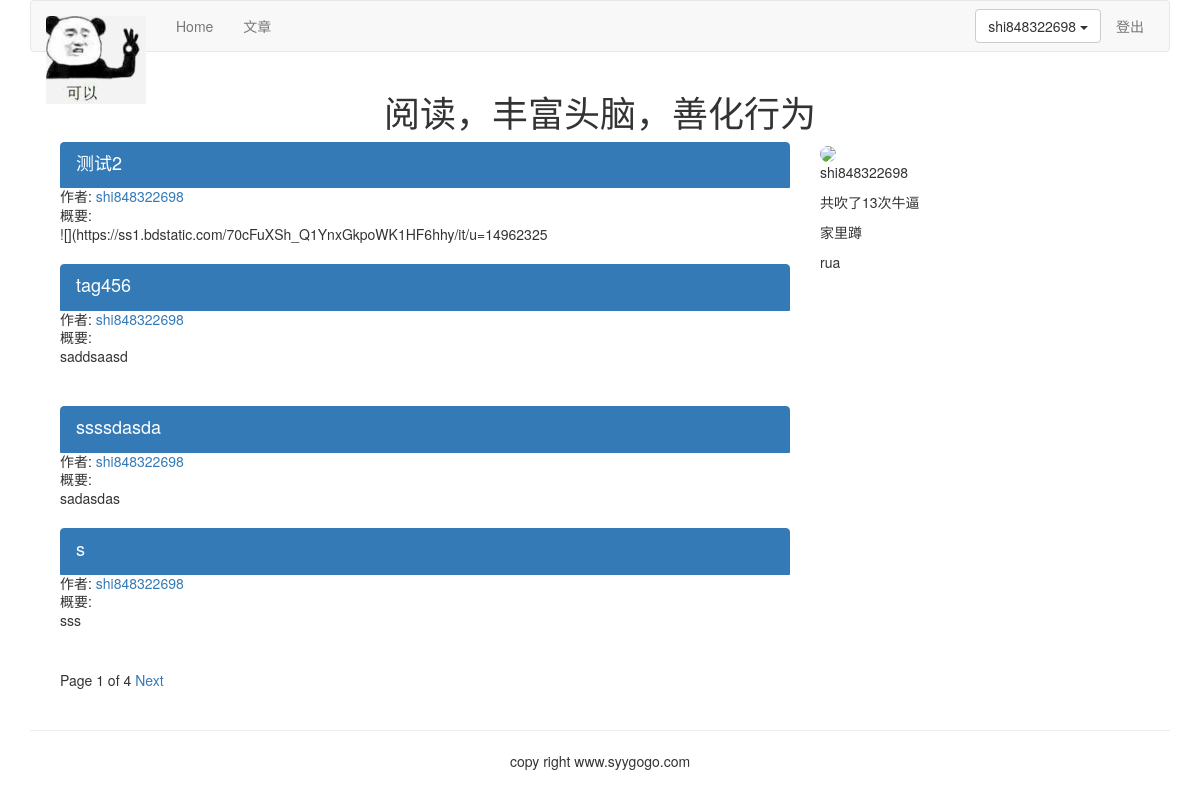
The app's page /article/list-article-titles/shi848322698/ with its own data.
### article/models.py (models this page shows, shortened)
class ArticlePost(models.Model):
    author = models.ForeignKey(User, on_delete=models.CASCADE, related_name="article")
    title = models.CharField(max_length=200)
    slug = models.SlugField(max_length=500)
    column = models.ForeignKey(ArticleColumn, on_delete=models.CASCADE, related_name="article_column")
    body = models.TextField()
    created = models.DateTimeField(default=timezone.now)
    updated = models.DateTimeField(auto_now=True)
    users_like = models.ManyToManyField(User, related_name="articles_like", blank=True)
    article_tag = models.ManyToManyField(ArticleTag, related_name='article_tag', blank=True)
    class Meta:
        ordering = ("-updated",)
        index_together = (('id', 'slug'),)
    def get_url_path(self):
        return reverse("article:article_content", args=[self.id, self.slug])

### account/models.py (models this page shows, shortened)
class UserInfo(models.Model):
    user = models.OneToOneField(User, on_delete=models.CASCADE, unique=True)
    school = models.CharField(max_length=100, blank=True)
    company = models.CharField(max_length=100, blank=True)
    profession = models.CharField(max_length=100, blank=True)
    address = models.CharField(max_length=100, blank=True)
    aboutme = models.TextField(blank=True)
    photo = models.ImageField(blank=True)

### article/list_views.py (the view)
# urls.py: path('list-article-titles/', list_views.article_titles, name="article_titles"),
def article_titles(request, username=None):
    if username:
        user = User.objects.get(username=username)
        articles_title = ArticlePost.objects.filter(author=user)
        try:
            userinfo = user.userinfo
        except:
            userinfo = None
    else:
        articles_title = ArticlePost.objects.all()
    paginator = Paginator(articles_title, 4)
    page = request.GET.get('page')
    try:
        current_page = paginator.page(page)
        articles = current_page.object_list
    except PageNotAnInteger:
        current_page = paginator.page(1)
        articles = current_page.object_list
    except EmptyPage:
        current_page = paginator.page(paginator.num_pages)
        articles = current_page.object_list
    if username:
        return render(request, "article/list/author_articles.html",
                      {"articles": articles, "page": current_page, "userinfo": userinfo, "user": user})
    return render(request, "article/list/article_titles.html", {"articles": articles, "page": current_page})

### article/templatetags/article_tags.py (called while the page is built)
@register.simple_tag
def author_total_articles(user):
    return user.article.count()

### templates/article/list/author_articles.html (shortened to what this page needs)
{% extends "base.html" %}
{% load article_tags %}
{% load staticfiles %}
{% block content %}
<div class="row text-center vertical-middle-sm">
    <h1>阅读，丰富头脑，善化行为</h1>
</div>
<div class="container">
<div class="col-md-8">
    {% for article in articles %}
    <div class="list-group">
        <a href="{{article.get_url_path}}" class="list-group-item active">
            <h4 class="list-group-item-heading">{{article.title}}</h4>
        </a>
        <p class="list-group-item-text">作者:
            <a href="{% url 'article:author_articles' article.author.username %}">{{article.author.username}}</a>
        </p>
        <p class="list-group-item-text">概要:{{article.body|slice:'70'|linebreaks}} </p>
    </div>
    {% endfor %}
    {% include "paginator.html" %}
</div>
<div class="col-md-4">
<div>
    {% if userinfo.photo %}
    <img src="{{ userinfo.photo | striptags }}" class="img-circle" id="my_photo" name="user_face" style="width: 300px">
    {% else %}
    <img name="user_face" src="{% static 'images/newton.jpg' %}" class="img-circle" id="my_photo" style="width: 300px">
    {% endif %}
</div>
<div>
    <p>{{ user.username }}</p>
    <p>共吹了{% author_total_articles user %}次牛逼</p>
{% if userinfo %}
    <p>{{ userinfo.company }}</p>
    <p>{{ userinfo.aboutme }}</p>
{% else %}
    <p>这个作者太懒了，什么也没有留下。</p>
{% endif %}
</div>
</div>
</div>
{% endblock %}

### templates/header.html (shortened to what this page needs)
{% load staticfiles %}
<div class="container">
    <nav class="navbar navbar-default" role="navigation">
        <div class="navbar-header">
            <a class="navbar-brand" href="{% url 'home' %}">
                <img src="{% static '/images/111.png' %}" width="100px">
            </a>
        </div>
        <div>
            <ul class="nav navbar-nav" role="navigation">
                <li><a href="{% url 'home' %}">Home</a></li>
                <li><a href="{% url 'article:article_titles' %}">文章</a></li>
            </ul>
        </div>
        <div>
            <ul class="nav navbar-nav navbar-right" style="margin-right: 10px">
                {% if user.is_authenticated %}
                <li>
                    <div class="dropdown" style="margin-top:8px">
                        <button class='btn btn-default dropdown-toggle' type='button' id='dropdownMenu' data-toggle='dropdown'>{{ user.username }}
                            <span class='caret'></span>
                        </button>
                    </div>
                </li>
                <li><a href="{% url 'account:user_logout' %}">登出</a></li>
                {% else %}
                <li><a href="{% url 'account:user_login' %}">登入</a></li>
                <li><a href="{% url 'account:user_register' %}">注册</a></li>
                {% endif %}
            </ul>
        </div>
    </nav>
</div>

### records on screen
ArticlePost: title "测试2", author.username "shi848322698", body "![](https://ss1.bdstatic.com/70cFuXSh_Q1YnxGkpoWK1HF6hhy/it/u=14962325"
ArticlePost: title "tag456", author.username "shi848322698", body "saddsaasd"
ArticlePost: title "ssssdasda", author.username "shi848322698", body "sadasdas"
ArticlePost: title "s", author.username "shi848322698", body "sss"
UserInfo: company "家里蹲", aboutme "rua"

### other values on screen
{{ user.username }} "shi848322698"
{{ page.number }} "1"
{{ page.paginator.num_pages }} "4"
